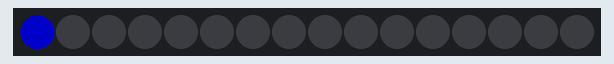
This sketch was run on a simulated Arduino Uno, built with avr-gcc and run on an emulated ATmega328P. Shown: 16 RGB LEDs in strip order, left to right. Dim RGB values are drawn brighter than linear.

Above: at 0.05 s.
At 0.45 s:
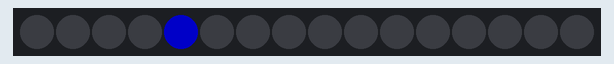
At 0.95 s:
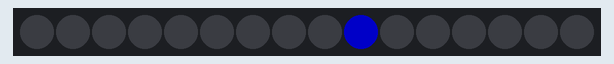
At 1.46 s:
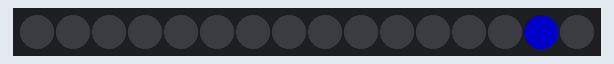
At 1.96 s:
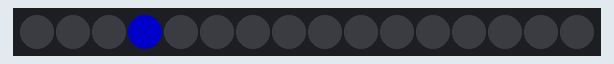

The sketch:

chasing.ino
```cpp
#include <Adafruit_NeoPixel.h>

const int pixelPin  = 6;
const int numPixels = 16;

Adafruit_NeoPixel strip(numPixels, pixelPin, NEO_GRB + NEO_KHZ800);

void setup() {
  strip.begin();
  strip.setBrightness(100);
  strip.show(); // initialize all pixels to off
}

void loop() {
  for (int i = 0; i < numPixels; i++) {
    strip.clear();                              // turn all pixels off
    strip.setPixelColor(i, strip.Color(0, 0, 255)); // light up current pixel
    strip.show();
    delay(100);
  }
}
```

Measured:
- by itself, everything shown: repeats every 1.6 s, in 16 steps
